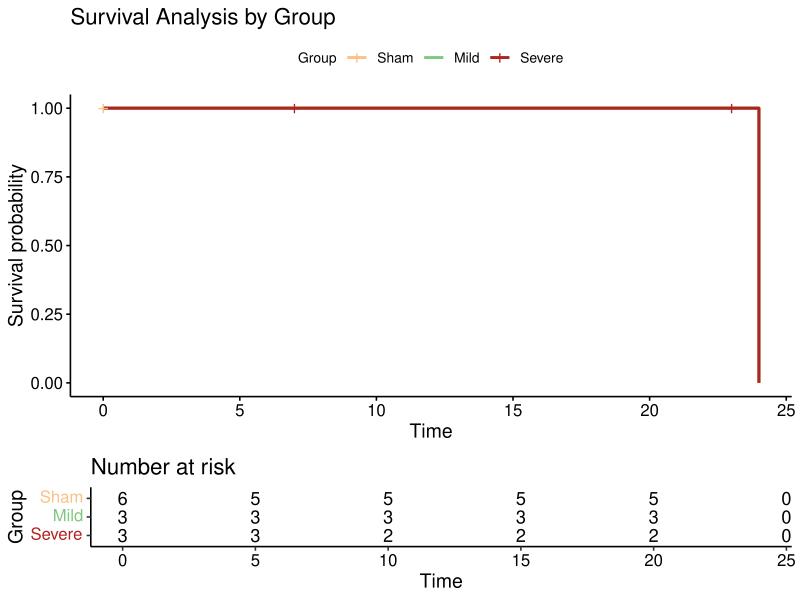

Write R code to recreate this figure.
os <- read.csv(file = 'os.csv', header = TRUE, row.names = 1)

# 方法：单独计算每个组的生存曲线
fit_list <- list(
  Sham = survfit(Surv(Time, Status) ~ 1, 
                 data = survival_data %>% filter(Group == "Sham")),
  Mild = survfit(Surv(Time, Status) ~ 1, 
                 data = survival_data %>% filter(Group == "Mild")),
  Severe = survfit(Surv(Time, Status) ~ 1, 
                   data = survival_data %>% filter(Group == "Severe"))
)

# 手动合并生存曲线
ggsurvplot_combine(
  fit_list,
  data = survival_data,
  palette = c("#FDC086", "#7FC97F", "firebrick"),
  linetype = c(1, 1, 1),
  legend.title = "Group",
  legend.labs = c("Sham", "Mild", "Severe"),
  risk.table = TRUE,
  title = "Survival Analysis by Group"
)
